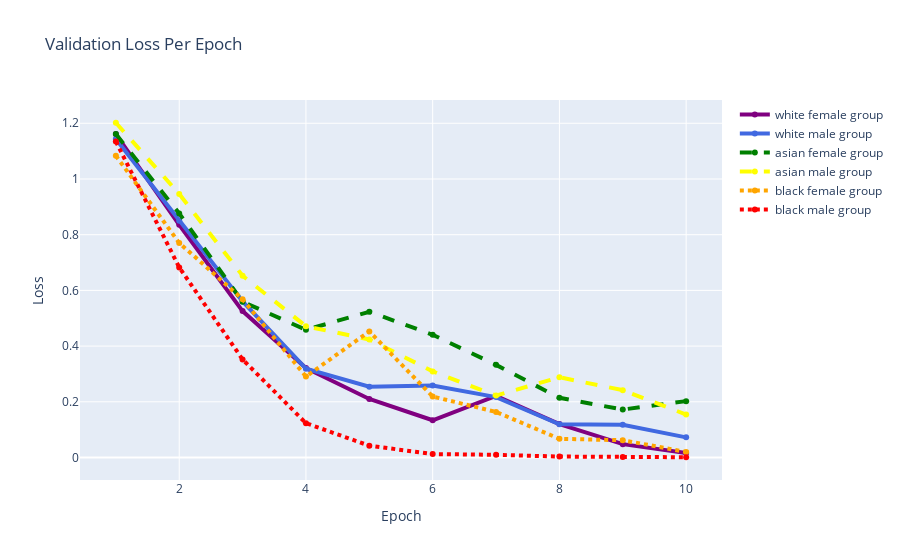
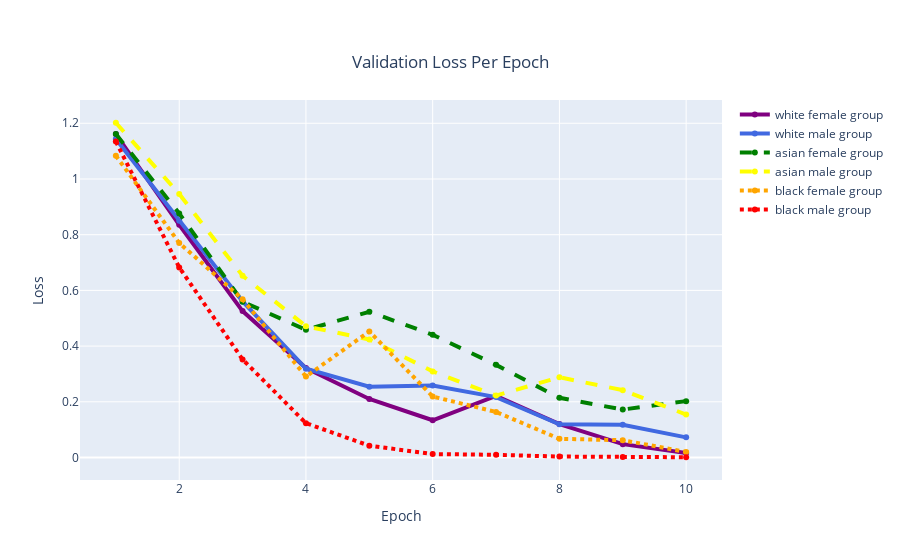

The notebook cell these images were saved under, in order:
### Code cell
#Create plot for VALIDATION LOSS OVER TIME: final model run with using epoch of 10
# Define X and Y variable data
epoch = [1,2,3,4,5,6,7,8,9,10]
wfValidLoss = [1.0662,0.8380,0.7652,0.8239,0.7318, 0.4974, 0.8414, 0.7445, 0.8731, 0.6304]
wmValidLoss = [1.0621,0.9199,0.8164,0.8407,1.6383, 0.9370, 0.8477, 0.7690, 0.8532, 0.8580]
afValidLoss = [1.0382,0.8846,0.6230,0.6284,0.7909, 0.8087, 0.5928, 0.5114, 0.4380, 0.4063]
amValidLoss = [1.1340,0.9543,0.8316,0.8311,0.9643, 0.7135, 1.1762, 0.9126, 0.7408, 0.7700]
bfValidLoss = [0.9562,0.7310,0.5183,0.5783,0.6118, 0.7236, 0.4156, 0.4024, 0.3454, 0.3704]
bmValidLoss = [0.9589,0.6417,0.4372,0.3752, 0.4622, 0.5194, 0.4025, 0.4606, 0.4050, 0.4055]




#####
fig = go.Figure()
# Create and style traces
fig.add_trace(go.Scatter(x=epoch, y=wfloss, name='white female group',
                         line=dict(color='purple', width=4)))
fig.add_trace(go.Scatter(x=epoch, y=wmloss, name = 'white male group',
                         line=dict(color='royalblue', width=4)))
fig.add_trace(go.Scatter(x=epoch, y=afloss, name='asian female group',
                         line=dict(color='green', width=4,
                              dash='dash') # dash options include 'dash', 'dot', and 'dashdot'
))
fig.add_trace(go.Scatter(x=epoch, y=amloss, name='asian male group',
                         line = dict(color='yellow', width=4, dash='dash')))
fig.add_trace(go.Scatter(x=epoch, y=bfloss, name='black female group',
                         line = dict(color='orange', width=4, dash='dot')))
fig.add_trace(go.Scatter(x=epoch, y=bmloss, name='black male group',
                         line=dict(color='red', width=4, dash='dot')))

# Edit the layout
fig.update_layout(title='Validation Loss Per Epoch',
                   xaxis_title='Epoch',
                   yaxis_title='Loss')
fig.show()

fig.update_layout(
    title={
        'text':'Validation Loss Per Epoch',
        'y':0.9,
        'x':0.5,
        'xanchor':'center',
        'yanchor':'top'
    })

### Figure 1 — Plotly figure (JSON) as saved in the notebook; plotly's stock layout.template omitted (floating-point values rounded to 4 significant figures)
{"data": [{"line": {"color": "purple", "width": 4}, "name": "white female group", "type": "scatter", "x": [1, 2, 3, 4, 5, 6, 7, 8, 9, 10], "y": [1.161, 0.8355, 0.5256, 0.3211, 0.2101, 0.1337, 0.2208, 0.1199, 0.0479, 0.0159]}, {"line": {"color": "royalblue", "width": 4}, "name": "white male group", "type": "scatter", "x": [1, 2, 3, 4, 5, 6, 7, 8, 9, 10], "y": [1.143, 0.8504, 0.5604, 0.319, 0.2542, 0.2588, 0.2168, 0.1191, 0.1176, 0.0724]}, {"line": {"color": "green", "dash": "dash", "width": 4}, "name": "asian female group", "type": "scatter", "x": [1, 2, 3, 4, 5, 6, 7, 8, 9, 10], "y": [1.161, 0.8763, 0.5593, 0.4584, 0.5233, 0.4407, 0.3326, 0.2142, 0.1722, 0.2024]}, {"line": {"color": "yellow", "dash": "dash", "width": 4}, "name": "asian male group", "type": "scatter", "x": [1, 2, 3, 4, 5, 6, 7, 8, 9, 10], "y": [1.202, 0.9463, 0.6527, 0.4713, 0.4237, 0.3092, 0.2223, 0.2881, 0.2418, 0.1543]}, {"line": {"color": "orange", "dash": "dot", "width": 4}, "name": "black female group", "type": "scatter", "x": [1, 2, 3, 4, 5, 6, 7, 8, 9, 10], "y": [1.083, 0.7704, 0.5681, 0.2907, 0.4527, 0.2189, 0.1636, 0.067, 0.0621, 0.0199]}, {"line": {"color": "red", "dash": "dot", "width": 4}, "name": "black male group", "type": "scatter", "x": [1, 2, 3, 4, 5, 6, 7, 8, 9, 10], "y": [1.135, 0.6826, 0.3523, 0.1233, 0.0423, 0.0124, 0.0096, 0.0034, 0.0022, 0.0009]}], "layout": {"title": {"text": "Validation Loss Per Epoch"}, "xaxis": {"title": {"text": "Epoch"}}, "yaxis": {"title": {"text": "Loss"}}}}

### Figure 2 — Plotly figure (JSON) as saved in the notebook; plotly's stock layout.template omitted (floating-point values rounded to 4 significant figures)
{"data": [{"line": {"color": "purple", "width": 4}, "name": "white female group", "type": "scatter", "x": [1, 2, 3, 4, 5, 6, 7, 8, 9, 10], "y": [1.161, 0.8355, 0.5256, 0.3211, 0.2101, 0.1337, 0.2208, 0.1199, 0.0479, 0.0159]}, {"line": {"color": "royalblue", "width": 4}, "name": "white male group", "type": "scatter", "x": [1, 2, 3, 4, 5, 6, 7, 8, 9, 10], "y": [1.143, 0.8504, 0.5604, 0.319, 0.2542, 0.2588, 0.2168, 0.1191, 0.1176, 0.0724]}, {"line": {"color": "green", "dash": "dash", "width": 4}, "name": "asian female group", "type": "scatter", "x": [1, 2, 3, 4, 5, 6, 7, 8, 9, 10], "y": [1.161, 0.8763, 0.5593, 0.4584, 0.5233, 0.4407, 0.3326, 0.2142, 0.1722, 0.2024]}, {"line": {"color": "yellow", "dash": "dash", "width": 4}, "name": "asian male group", "type": "scatter", "x": [1, 2, 3, 4, 5, 6, 7, 8, 9, 10], "y": [1.202, 0.9463, 0.6527, 0.4713, 0.4237, 0.3092, 0.2223, 0.2881, 0.2418, 0.1543]}, {"line": {"color": "orange", "dash": "dot", "width": 4}, "name": "black female group", "type": "scatter", "x": [1, 2, 3, 4, 5, 6, 7, 8, 9, 10], "y": [1.083, 0.7704, 0.5681, 0.2907, 0.4527, 0.2189, 0.1636, 0.067, 0.0621, 0.0199]}, {"line": {"color": "red", "dash": "dot", "width": 4}, "name": "black male group", "type": "scatter", "x": [1, 2, 3, 4, 5, 6, 7, 8, 9, 10], "y": [1.135, 0.6826, 0.3523, 0.1233, 0.0423, 0.0124, 0.0096, 0.0034, 0.0022, 0.0009]}], "layout": {"title": {"text": "Validation Loss Per Epoch", "x": 0.5, "xanchor": "center", "y": 0.9, "yanchor": "top"}, "xaxis": {"title": {"text": "Epoch"}}, "yaxis": {"title": {"text": "Loss"}}}}
